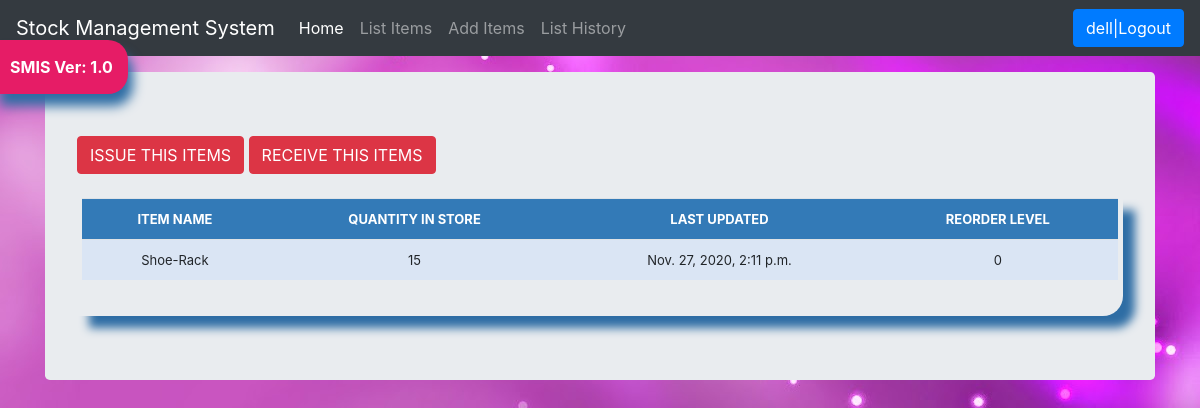
The app's page /stock_details/1/ (signed in) with its own data.
### stock/models.py (models this page shows, shortened)
class Stock(models.Model):
    category = models.ForeignKey(Category, on_delete=models.CASCADE, default=None, blank=True)
    item_name = models.CharField(max_length=50, blank=True, null=True)
    quantity = models.IntegerField(default='0', blank=True)
    receive_quantity = models.IntegerField(default='0', blank=True)
    receive_by = models.CharField(max_length=50, blank=True, null=True)
    issue_quantity = models.IntegerField(default='0', blank=True)
    issue_by = models.CharField(max_length=50, blank=True, null=True)
    issue_to = models.CharField(max_length=50, blank=True, null=True)
    phone_number = models.IntegerField(default='0', blank=True)
    created_by = models.CharField(max_length=50, blank=True, null=True)
    reorder_level = models.IntegerField(default='0', blank=True)
    last_updated = models.DateTimeField(auto_now_add=False, auto_now=True)
    timestamp = models.DateTimeField(auto_now_add=True, auto_now=False)

### stock/views.py (the view)
# urls.py: path('stock_details/<str:pk>/', views.stock_details, name="stock_details"),
def stock_details(request, pk):
    queryset = Stock.objects.get(id=pk)
    context = {
        "title": queryset.item_name,
        "queryset": queryset,
    }
    return render(request, "stock_details.html", context)

### stock/templates/stock_details.html (shortened to what this page needs)
<html lang="en">
<head>
    {% load static %}
    <link href="{% static 'css/stylesheet.css' %}" rel="stylesheet">
    <link href="{% static 'css/bootstrap.min.css' %}" rel="stylesheet">
    <link href="{% static 'css/navbar-top-fixed.css' %}" rel="stylesheet">
</head>
<body>
{% include 'navbar.html' %}
<main role="main" class="container">
    <div class="jumbotron">
        <a href="{% url 'issue_items' queryset.id %}">
            <div class="btn btn-danger">ISSUE THIS ITEMS</div>
        </a>
        <a href="{% url 'receive_items' queryset.id %}">
            <div class="btn btn-danger">RECEIVE THIS ITEMS</div>
        </a>
        <br><br>
        <div class="display_table">
            <table class='table'>
                <tr>
                    <th>ITEM NAME</th>
                    <th>QUANTITY IN STORE</th>
                    <th>LAST UPDATED</th>
                    <th>REORDER LEVEL</th>
                </tr>
                <tr>
                    <td>{{queryset.item_name}}</td>
                    <td>{{queryset.quantity}}</td>
                    <td>{{queryset.last_updated}}</td>
                    <td>{{queryset.reorder_level}}</td>
                </tr>
            </table>
        </div>
    </div>
</main>
{% load static %}
</body>
</html>

### stock/templates/navbar.html (shortened to what this page needs)
<nav class="navbar navbar-expand-md navbar-dark fixed-top bg-dark">
    <a class="navbar-brand" href="/">Stock Management System</a>
    <div class="collapse navbar-collapse" id="navbarCollapse">
        <ul class="navbar-nav mr-auto">
            <li class="nav-item active">
                <a class="nav-link" href="/list_items/">Home<span class="sr-only">(current)</span></a>
            </li>
            {% if request.user.is_authenticated %}
            <li class="nav-item">
                <a class="nav-link" href="/list_items/">List Items</a>
            </li>
            <li class="nav-item">
                <a class="nav-link" href="/add_items/">Add Items</a>
            </li>
            <li class="nav-item">
                <a class="nav-link" href="/list_history/">List History</a>
            </li>
            {% endif %}
        </ul>
        <ul class="navbar-nav">
            {% if request.user.is_authenticated %}
            <li><a href="/accounts/logout/">
                <button class="btn btn-primary">{{user}}|Logout</button>
            </a></li>
            {% else %}
            <li><a href="/accounts/login/">Login</a></li>
            {% endif %}
        </ul>
    </div>
</nav>
<a href="#"><div id="version-display" data-toggle="modal" data-target="#myModal">SMIS Ver: 1.0</div></a>
                      {% load static %}

### stock/static/css/stylesheet.css (style rules this page uses)
body { background-color: #34eb6b; background-image: url("../img/Violet-Powerpoint-Background-Wallpaper-HD-07381.jpg"); }
.table { font-size: 13px; text-align: center; width: 95%; margin: auto; text-align: center; }
.table tr:nth-child(odd) { background: #B8CAE4 }
.table tr:nth-child(even) { background: #dae5f4 }
th { background-color: #337ab7; color: white; }
.display_table { border-bottom-right-radius: 20px; padding-left: 5px; padding-right: 5px; padding-bottom: 20px; box-shadow: 12px 12px 10px #2e6da4; }
#version-display { background-color: #e61c66; color: white; box-shadow: 5px 12px 12px #2e6da4; text-align: center; display: inline; font-weight: bolder; padding: 15px; position: fixed; top: 40px; left: -5px; z-index: 3000; border-top-right-radius: 20px; border-bottom-right-radius: 20px; }

### stock/static/css/navbar-top-fixed.css (style rules this page uses)
body { min-height: 75rem; padding-top: 4.5rem; }

### records on screen
Stock: item_name "Shoe-Rack", quantity "15", last_updated "Nov. 27, 2020, 2:11 p.m.", reorder_level "0"

### other values on screen
{{ user }} "dell"
